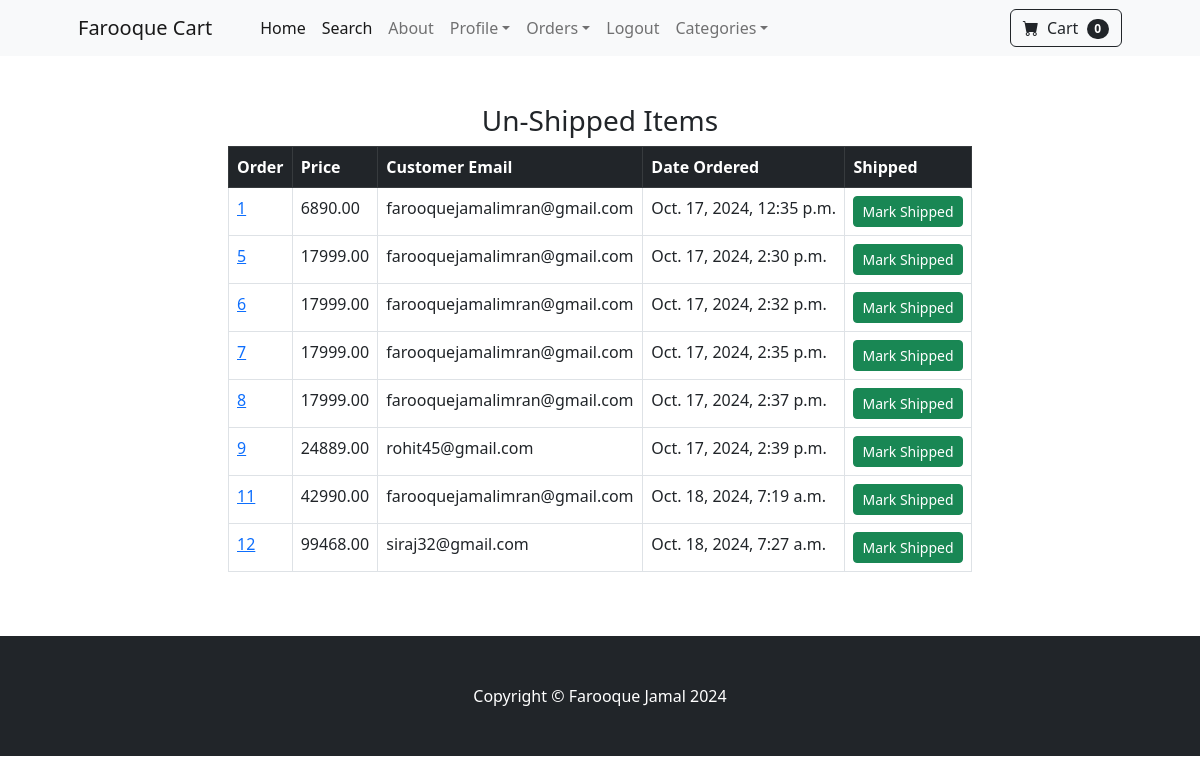
Page /payment/not_shipped_dash (signed in) on the committed database.
### payment/models.py (models this page shows, shortened)
class Order(models.Model):
    user = models.ForeignKey(User,on_delete=models.CASCADE,null=True,blank=True)
    full_name = models.CharField(max_length=250)
    email = models.EmailField(max_length=250)
    shipping_address = models.TextField(max_length=1500)
    amount_paid = models.DecimalField(max_digits=10,decimal_places=2)
    date_ordered = models.DateTimeField(auto_now_add=True)
    shipped = models.BooleanField(default=False)
    date_shipped = models.DateTimeField(blank=True,null=True)

### payment/views.py (the view, shortened to what this page needs)
# urls.py: path('not_shipped_dash',views.not_shipped_dash,name="not_shipped_dash"),
def not_shipped_dash(request):
    if request.user.is_authenticated and request.user.is_superuser:
        orders = Order.objects.filter(shipped=False)
        return render(request,"payment/not_shipped_dash.html",{"orders":orders})
    else:
        messages.success(request,"Access Denied!")
        return redirect('home')

### cart/cart.py (called while the page is built)
    def __len__(self):
        return len(self.cart)

### cart/context_processors.py (called while the page is built)
def cart(request):
    return {'cart':Cart(request)}

### payment/templates/payment/not_shipped_dash.html (shortened to what this page needs)
{% extends "base.html" %} {% block content %}
<div class="container">
  <div class="row">
    <center>
      <div class="col-8">
        <br><br>
        <h3><center>Un-Shipped Items</center></h3>
        <table class="table table-stripted table-hover table-bordered">
            <thead class="table-dark">
                <tr>
                    <th scope="col">Order</th>
                    <th scope="col">Price</th>
                    <th scope="col">Customer Email</th>
                    <th scope="col">Date Ordered</th>
                    <th scope="col">Shipped</th>
                </tr>
            </thead>
            <tbody>
                {% for item in orders %}
                <tr>
                    <td><a href={% url "orders" item.id %}>{{ item.id }}</a></td>
                    <td>{{ item.amount_paid }}</td>
                    <td>{{item.email}}</td>
                    <td>{{item.date_ordered}}</td>
                    <td>
                        <form method="POST">
                            <button type="submit" class="btn btn-success btn-sm">Mark Shipped</button>
                        </form>
                    </td>
                </tr>
            </tbody>
            {% endfor %}
        </table>
        <br><br>
      </div>
    </center>
  </div>
</div>
{% endblock %}

### rows in the picture
Order: id "1", amount_paid "6890.00", email "farooquejamalimran@gmail.com", date_ordered "Oct. 17, 2024, 12:35 p.m."
Order: id "5", amount_paid "17999.00", email "farooquejamalimran@gmail.com", date_ordered "Oct. 17, 2024, 2:30 p.m."
Order: id "6", amount_paid "17999.00", email "farooquejamalimran@gmail.com", date_ordered "Oct. 17, 2024, 2:32 p.m."
Order: id "7", amount_paid "17999.00", email "farooquejamalimran@gmail.com", date_ordered "Oct. 17, 2024, 2:35 p.m."
Order: id "8", amount_paid "17999.00", email "farooquejamalimran@gmail.com", date_ordered "Oct. 17, 2024, 2:37 p.m."
Order: id "9", amount_paid "24889.00", email "rohit45@gmail.com", date_ordered "Oct. 17, 2024, 2:39 p.m."
Order: id "11", amount_paid "42990.00", email "farooquejamalimran@gmail.com", date_ordered "Oct. 18, 2024, 7:19 a.m."
Order: id "12", amount_paid "99468.00", email "siraj32@gmail.com", date_ordered "Oct. 18, 2024, 7:27 a.m."

### other values in the picture
{{ cart|length }} "0"
